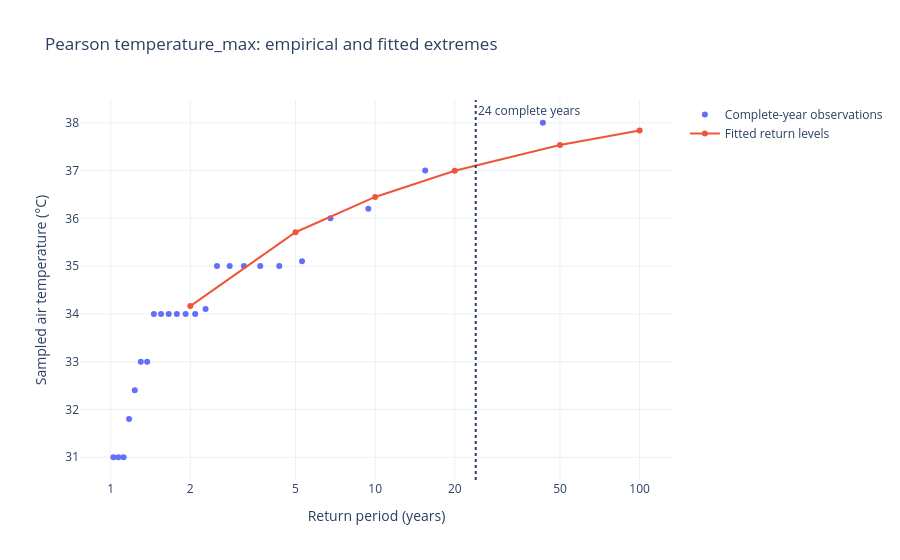
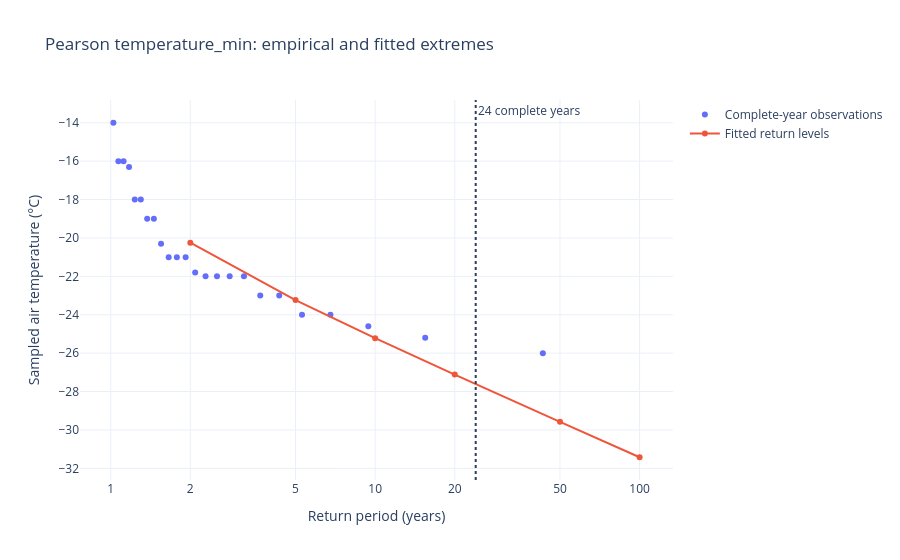

Write notebook code for charts like these, in order.
### Markdown cell above
## Compare empirical extremes and fitted return levels

The Gringorten points show the complete-year samples entering each fit.
A fitted 1-in-20-year value is an annual exceedance (heat) or non-exceedance
(cold) quantile under a **stationary baseline** assumption. It is not a forecast
of the year in which an event will happen. A 25-year window provides limited
tail information; 50- and 100-year levels extrapolate well beyond the record
and have substantial uncertainty. No confidence intervals are estimated here.

### Code cell
periods = (2., 5., 10., 20., 50., 100.)
level_rows = []
for recipe, (tail, curves, series) in results.items():
    if curves.num_rows == 0:
        raise RuntimeError(f"No fitted curve for {recipe}; review coverage and diagnostics")
    probabilities = return_periods_to_probabilities(periods, tail=tail)
    levels = curve_quantiles(curves, probabilities, max_workers=1)[0]
    empirical_rp, empirical_values = plotting_position_curve(
        series["value"].to_numpy(dtype=float), tail,
    )
    chart = go.Figure()
    chart.add_trace(go.Scatter(x=empirical_rp, y=empirical_values,
                              mode="markers", name="Complete-year observations"))
    chart.add_trace(go.Scatter(x=periods, y=levels,
                              mode="lines+markers", name="Fitted return levels"))
    complete_years = int(series["complete"].sum())
    chart.add_vline(x=complete_years, line_dash="dot")
    chart.add_annotation(x=np.log10(complete_years), y=1, xref="x", yref="paper",
                         text=f"{complete_years} complete years", showarrow=False,
                         xanchor="left")
    chart.update_layout(title=f"Pearson {recipe}: empirical and fitted extremes",
                        xaxis_title="Return period (years)", xaxis_type="log",
                        xaxis_tickvals=[1, 2, 5, 10, 20, 50, 100],
                        yaxis_title="Sampled air temperature (°C)")
    chart.show()
    level_rows.extend({"recipe": recipe, "return_period_years": period,
                       "temperature_degC": value}
                      for period, value in zip(periods, levels))
display(pd.DataFrame(level_rows))

### Figure 1 — Plotly figure (JSON) as saved in the notebook; plotly's stock layout.template omitted (floating-point values rounded to 4 significant figures)
{"data": [{"mode": "markers", "name": "Complete-year observations", "type": "scatter", "x": [1.024, 1.069, 1.119, 1.173, 1.233, 1.3, 1.374, 1.457, 1.55, 1.657, 1.779, 1.92, 2.087, 2.284, 2.523, 2.818, 3.19, 3.677, 4.338, 5.289, 6.775, 9.422, 15.46, 43.07], "y": [31.0, 31.0, 31.0, 31.8, 32.4, 33.0, 33.0, 34.0, 34.0, 34.0, 34.0, 34.0, 34.0, 34.1, 35.0, 35.0, 35.0, 35.0, 35.0, 35.1, 36.0, 36.2, 37.0, 38.0]}, {"mode": "lines+markers", "name": "Fitted return levels", "type": "scatter", "x": [2.0, 5.0, 10.0, 20.0, 50.0, 100.0], "y": [34.16, 35.71, 36.45, 37.0, 37.53, 37.84]}], "layout": {"annotations": [{"showarrow": false, "text": "24 complete years", "x": 1.38, "xanchor": "left", "xref": "x", "y": 1, "yref": "paper"}], "shapes": [{"line": {"dash": "dot"}, "type": "line", "x0": 24, "x1": 24, "xref": "x", "y0": 0, "y1": 1, "yref": "y domain"}], "title": {"text": "Pearson temperature_max: empirical and fitted extremes"}, "xaxis": {"tickvals": [1, 2, 5, 10, 20, 50, 100], "title": {"text": "Return period (years)"}, "type": "log"}, "yaxis": {"title": {"text": "Sampled air temperature (°C)"}}}}

### Figure 2 — Plotly figure (JSON) as saved in the notebook; plotly's stock layout.template omitted (floating-point values rounded to 4 significant figures)
{"data": [{"mode": "markers", "name": "Complete-year observations", "type": "scatter", "x": [43.07, 15.46, 9.422, 6.775, 5.289, 4.338, 3.677, 3.19, 2.818, 2.523, 2.284, 2.087, 1.92, 1.779, 1.657, 1.55, 1.457, 1.374, 1.3, 1.233, 1.173, 1.119, 1.069, 1.024], "y": [-26.0, -25.2, -24.6, -24.0, -24.0, -23.0, -23.0, -22.0, -22.0, -22.0, -22.0, -21.8, -21.0, -21.0, -21.0, -20.3, -19.0, -19.0, -18.0, -18.0, -16.3, -16.0, -16.0, -14.0]}, {"mode": "lines+markers", "name": "Fitted return levels", "type": "scatter", "x": [2.0, 5.0, 10.0, 20.0, 50.0, 100.0], "y": [-20.24, -23.24, -25.22, -27.12, -29.58, -31.42]}], "layout": {"annotations": [{"showarrow": false, "text": "24 complete years", "x": 1.38, "xanchor": "left", "xref": "x", "y": 1, "yref": "paper"}], "shapes": [{"line": {"dash": "dot"}, "type": "line", "x0": 24, "x1": 24, "xref": "x", "y0": 0, "y1": 1, "yref": "y domain"}], "title": {"text": "Pearson temperature_min: empirical and fitted extremes"}, "xaxis": {"tickvals": [1, 2, 5, 10, 20, 50, 100], "title": {"text": "Return period (years)"}, "type": "log"}, "yaxis": {"title": {"text": "Sampled air temperature (°C)"}}}}
